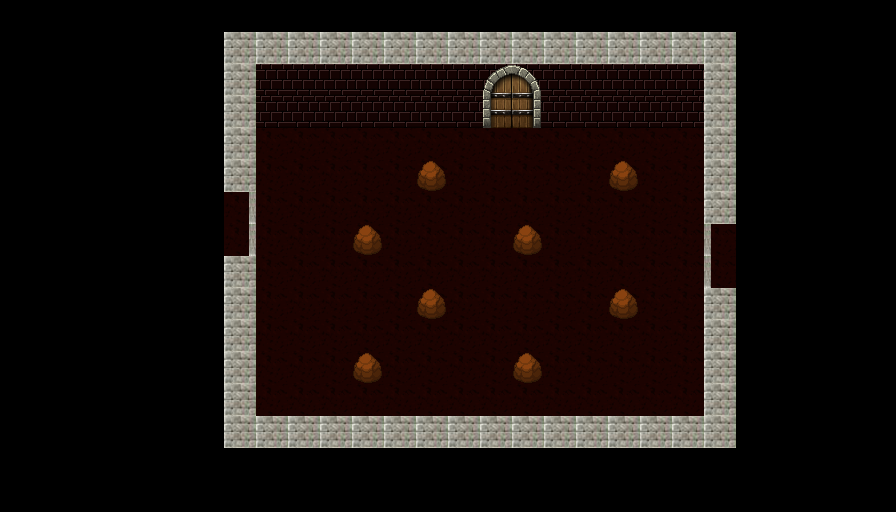

The image is a tile-based game level rendered from a .tmx file. Its description and complete source (layers, tilesets, objects, tile grids) follow:
An orthogonal 28x16 tile map with 32x32 px tiles, 2 tile layers (Capa 1, Capa 2) and 12 objects.

<map version="1.0" orientation="orthogonal" renderorder="left-up" width="28" height="16" tilewidth="32" tileheight="32" nextobjectid="15">
 <tileset firstgid="1" name="Base" tilewidth="32" tileheight="32" tilecount="100" columns="10">
  <image source="../Storm_Bullets_Beta/recursos/imagenes/hojasTexturas/1.png" width="320" height="320" />
 </tileset>
 <layer name="Capa 1" width="28" height="16">
  <data encoding="csv">
0,0,0,0,0,0,0,0,0,0,0,0,0,0,0,0,0,0,0,0,0,0,0,0,0,0,0,0,
0,0,0,0,0,0,0,2,2,2,2,2,2,2,2,2,2,2,2,2,2,2,2,0,0,0,0,0,
0,0,0,0,0,0,0,2,3,3,3,3,3,3,3,3,3,3,3,3,3,3,2,0,0,0,0,0,
0,0,0,0,0,0,0,2,3,3,3,3,3,3,3,3,3,3,3,3,3,3,2,0,0,0,0,0,
0,0,0,0,0,0,0,2,1,1,1,1,1,1,1,1,1,1,1,1,1,1,2,0,0,0,0,0,
0,0,0,0,0,0,0,2,1,1,1,1,1,1,1,1,1,1,1,1,1,1,2,0,0,0,0,0,
0,0,0,0,0,0,0,1,1,1,1,1,1,1,1,1,1,1,1,1,1,1,2,0,0,0,0,0,
0,0,0,0,0,0,0,1,1,1,1,1,1,1,1,1,1,1,1,1,1,1,1,0,0,0,0,0,
0,0,0,0,0,0,0,2,1,1,1,1,1,1,1,1,1,1,1,1,1,1,1,0,0,0,0,0,
0,0,0,0,0,0,0,2,1,1,1,1,1,1,1,1,1,1,1,1,1,1,2,0,0,0,0,0,
0,0,0,0,0,0,0,2,1,1,1,1,1,1,1,1,1,1,1,1,1,1,2,0,0,0,0,0,
0,0,0,0,0,0,0,2,1,1,1,1,1,1,1,1,1,1,1,1,1,1,2,0,0,0,0,0,
0,0,0,0,0,0,0,2,1,1,1,1,1,1,1,1,1,1,1,1,1,1,2,0,0,0,0,0,
0,0,0,0,0,0,0,2,2,2,2,2,2,2,2,2,2,2,2,2,2,2,2,0,0,0,0,0,
0,0,0,0,0,0,0,0,0,0,0,0,0,0,0,0,0,0,0,0,0,0,0,0,0,0,0,0,
0,0,0,0,0,0,0,0,0,0,0,0,0,0,0,0,0,0,0,0,0,0,0,0,0,0,0,0
</data>
 </layer>
 <layer name="Capa 2" width="28" height="16">
  <data encoding="csv">
0,0,0,0,0,0,0,0,0,0,0,0,0,0,0,0,0,0,0,0,0,0,0,0,0,0,0,0,
0,0,0,0,0,0,0,0,0,0,0,0,0,0,0,0,0,0,0,0,0,0,0,0,0,0,0,0,
0,0,0,0,0,0,0,0,0,0,0,0,0,0,0,5,6,0,0,0,0,0,0,0,0,0,0,0,
0,0,0,0,0,0,0,0,0,0,0,0,0,0,0,8,7,0,0,0,0,0,0,0,0,0,0,0,
0,0,0,0,0,0,0,0,0,0,0,0,0,0,0,0,0,0,0,0,0,0,0,0,0,0,0,0,
0,0,0,0,0,0,0,0,0,0,0,0,0,12,0,0,0,0,0,12,0,0,0,0,0,0,0,0,
0,0,0,0,0,0,0,10,0,0,0,0,0,0,0,0,0,0,0,0,0,0,0,0,0,0,0,0,
0,0,0,0,0,0,0,10,0,0,0,12,0,0,0,0,12,0,0,0,0,0,11,0,0,0,0,0,
0,0,0,0,0,0,0,0,0,0,0,0,0,0,0,0,0,0,0,0,0,0,11,0,0,0,0,0,
0,0,0,0,0,0,0,0,0,0,0,0,0,12,0,0,0,0,0,12,0,0,0,0,0,0,0,0,
0,0,0,0,0,0,0,0,0,0,0,0,0,0,0,0,0,0,0,0,0,0,0,0,0,0,0,0,
0,0,0,0,0,0,0,0,0,0,0,12,0,0,0,0,12,0,0,0,0,0,0,0,0,0,0,0,
0,0,0,0,0,0,0,0,0,0,0,0,0,0,0,0,0,0,0,0,0,0,0,0,0,0,0,0,
0,0,0,0,0,0,0,0,0,0,0,0,0,0,0,0,0,0,0,0,0,0,0,0,0,0,0,0,
0,0,0,0,0,0,0,0,0,0,0,0,0,0,0,0,0,0,0,0,0,0,0,0,0,0,0,0,
0,0,0,0,0,0,0,0,0,0,0,0,0,0,0,0,0,0,0,0,0,0,0,0,0,0,0,0
</data>
 </layer>
 <objectgroup color="#ff0000" name="Colisiones">
  <object id="1" x="416" y="160" width="31.5" height="31.75" />
  <object id="2" x="512.25" y="223.5" width="31.25" height="31.75" />
  <object id="3" x="608.25" y="160" width="31" height="31.25" />
  <object id="4" x="608.5" y="288" width="31" height="31.75" />
  <object id="5" x="512.5" y="352" width="31.5" height="31.5" />
  <object id="8" x="416.25" y="288.5" width="31" height="31" />
  <object id="9" x="352.5" y="224" width="31" height="31.75" />
  <object id="10" x="352.75" y="352" width="30.75" height="31.25" />
  <object id="11" x="224" y="31.3333" width="30.6667" height="414.667" />
  <object id="12" x="256" y="31.3333" width="480.667" height="95.3333" />
  <object id="13" x="704.667" y="127.333" width="30.6667" height="319.333" />
  <object id="14" x="254.667" y="416" width="450" height="30.6667" />
 </objectgroup>
</map>
